Frame 1 (no input): blank canvas, image omitted
Frame 60 (no input): blank canvas, image omitted
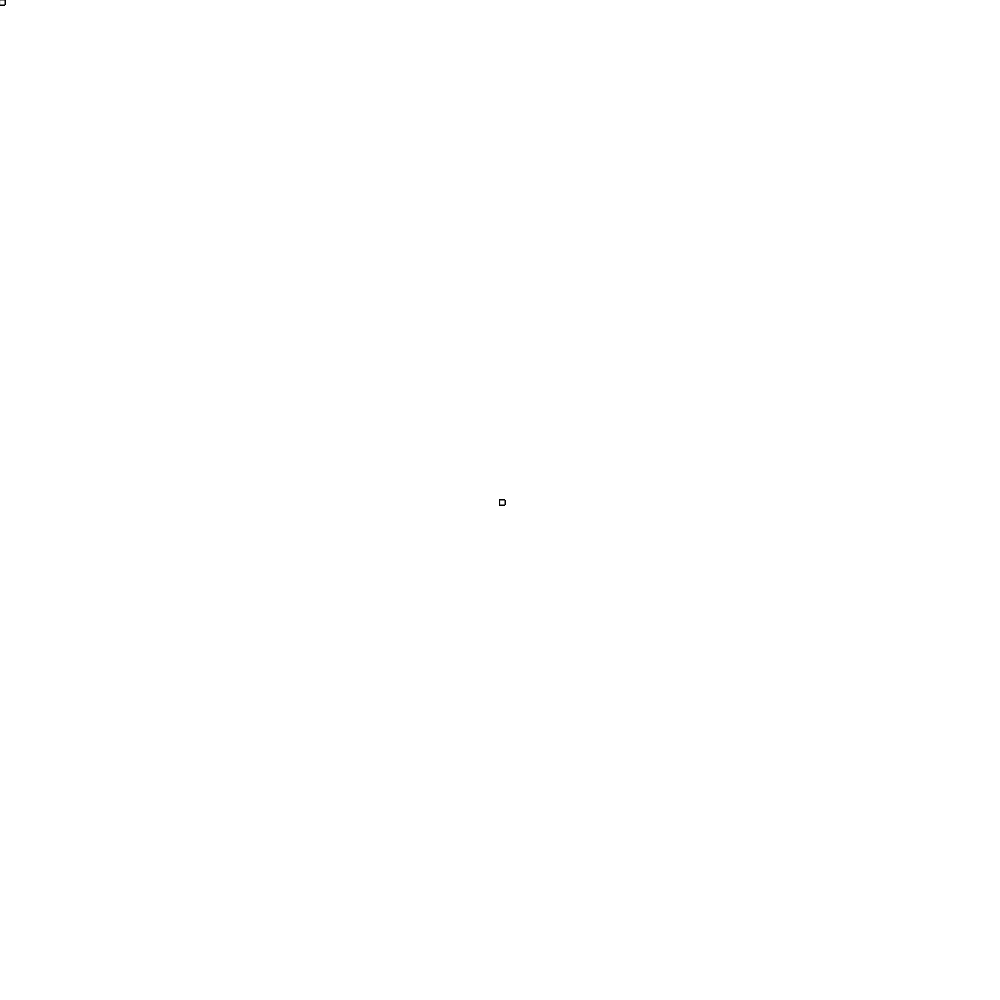
Frame 120 (the mouse pressed at the canvas centre since frame 60)

The p5.js sketch whose frames 1 and 60 were blank and that drew this single picture after the mouse press (run headless with seeded random() and noise() and a simulated clock; from frame 60 on, the mouse is pressed at the canvas centre):

// p5.js sketch
// ── sketch.js
function setup() {
  // put setup code here
  createCanvas(1000, 1000);
}

function draw() {
  // put drawing code here

  rect(mouseY, mouseX, 5, 5) ;
}
